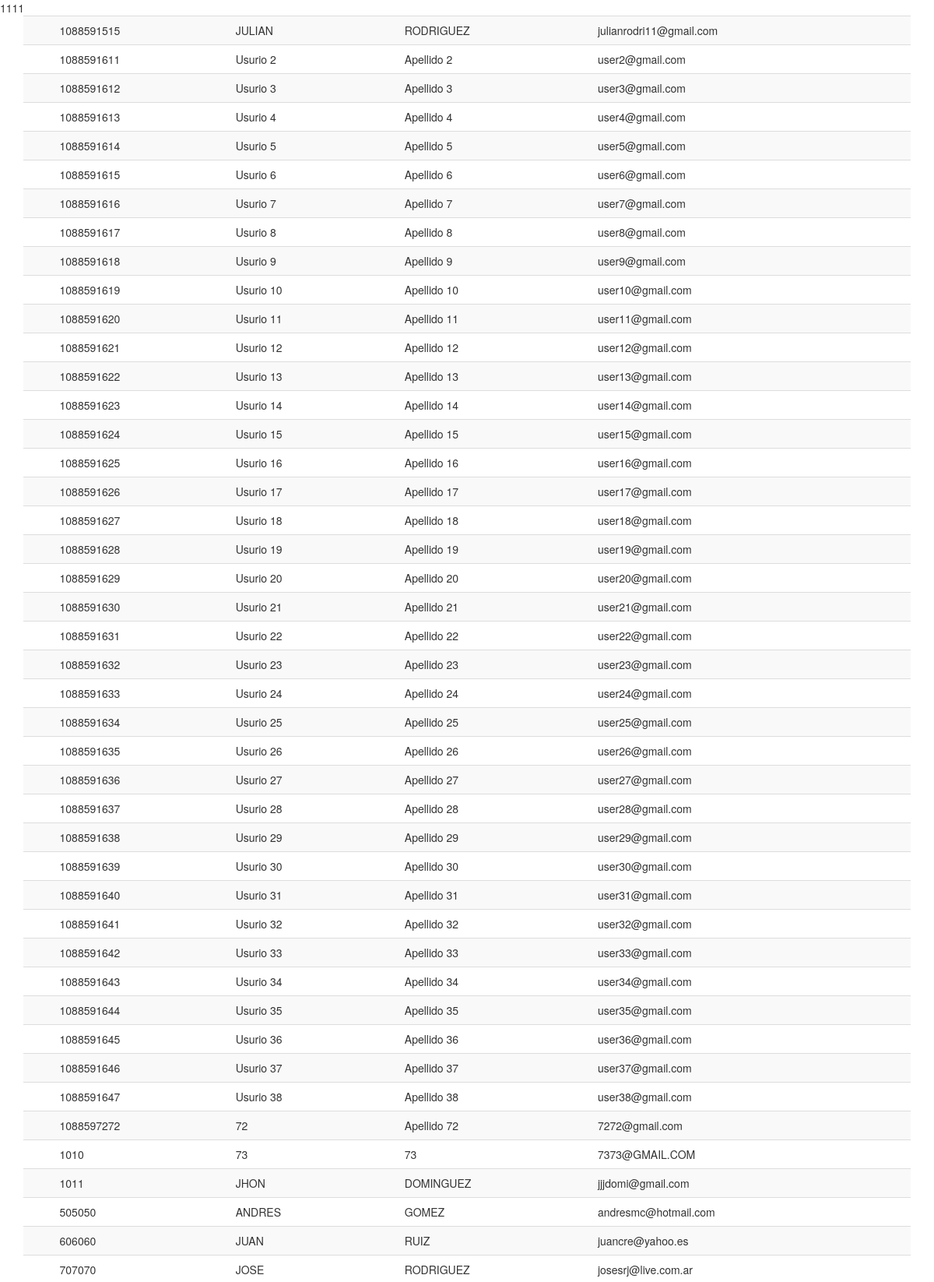
/agregar_estu_evaluacion.php?ideval=1111 (upper part), run on the app's committed database.
### tables this page shows
CREATE TABLE `usuario` (
  `idusuario` int(11) NOT NULL,
  `tipoidentificacion` varchar(45) DEFAULT NULL,
  `numero_ide` varchar(45) DEFAULT NULL,
  `primer_nombre` varchar(45) DEFAULT NULL,
  `segundo_nombre` varchar(45) DEFAULT NULL,
  `primer_apellido` varchar(45) DEFAULT NULL,
  `segundo_apellido` varchar(45) DEFAULT NULL,
  `correo` varchar(45) DEFAULT NULL,
  `telefono` varchar(45) DEFAULT NULL,
  `direccion` varchar(45) DEFAULT NULL,
  `fecha_nac` varchar(45) DEFAULT NULL,
  `fk_idtipo_usuario` int(11) NOT NULL
);

### agregar_estu_evaluacion.php (the view, shortened to what this page needs)
<!doctype html>
<html>
<head>
</head>
<?php include_once("inc/estilos.php");
?>
<body>
<?php
	$conexion = new Conexion();
	if(empty($_GET["ideval"]) or !isset($_GET["ideval"]))
	{
	echo "Debe ingresar un dato numerico";
	}else
	{
	echo $ide_evaluacion=$_GET["ideval"];
    $consulta=mysqli_query($conexion,"select * from usuario");
    ?>
    <div class="container">
	<div class="table-responsive">
	<table class="table table-striped">
	<?php
	while($filas=mysqli_fetch_array($consulta))
	{	echo"<tr onClick=adicionar_aevaluacion('".$filas['numero_ide']."') ><td></td>";
		echo "<td>".$cedula=$filas['numero_ide']."</td>    ";
		echo "<td>".$cedula=$filas['primer_nombre']."</td>    ";
		echo "<td>".$cedula=$filas['primer_apellido']."</td>    ";
		echo "<td>".$cedula=$filas['correo']."</td>  </tr>";
	}
	?>
    </table>
    </div>
    </div>
<?php 	} ?>
</body>
</html>

### data on the page
usuario: numero_ide "1088591515", primer_nombre "JULIAN", primer_apellido "RODRIGUEZ", correo "julianrodri11@gmail.com"
usuario: numero_ide "1088591611", primer_nombre "Usurio 2", primer_apellido "Apellido 2", correo "user2@gmail.com"
usuario: numero_ide "1088591612", primer_nombre "Usurio 3", primer_apellido "Apellido 3", correo "user3@gmail.com"
usuario: numero_ide "1088591613", primer_nombre "Usurio 4", primer_apellido "Apellido 4", correo "user4@gmail.com"
usuario: numero_ide "1088591614", primer_nombre "Usurio 5", primer_apellido "Apellido 5", correo "user5@gmail.com"
usuario: numero_ide "1088591615", primer_nombre "Usurio 6", primer_apellido "Apellido 6", correo "user6@gmail.com"
usuario: numero_ide "1088591616", primer_nombre "Usurio 7", primer_apellido "Apellido 7", correo "user7@gmail.com"
usuario: numero_ide "1088591617", primer_nombre "Usurio 8", primer_apellido "Apellido 8", correo "user8@gmail.com"
usuario: numero_ide "1088591618", primer_nombre "Usurio 9", primer_apellido "Apellido 9", correo "user9@gmail.com"
usuario: numero_ide "1088591619", primer_nombre "Usurio 10", primer_apellido "Apellido 10", correo "user10@gmail.com"
usuario: numero_ide "1088591620", primer_nombre "Usurio 11", primer_apellido "Apellido 11", correo "user11@gmail.com"
usuario: numero_ide "1088591621", primer_nombre "Usurio 12", primer_apellido "Apellido 12", correo "user12@gmail.com"
usuario: numero_ide "1088591622", primer_nombre "Usurio 13", primer_apellido "Apellido 13", correo "user13@gmail.com"
usuario: numero_ide "1088591623", primer_nombre "Usurio 14", primer_apellido "Apellido 14", correo "user14@gmail.com"
usuario: numero_ide "1088591624", primer_nombre "Usurio 15", primer_apellido "Apellido 15", correo "user15@gmail.com"
usuario: numero_ide "1088591625", primer_nombre "Usurio 16", primer_apellido "Apellido 16", correo "user16@gmail.com"
usuario: numero_ide "1088591626", primer_nombre "Usurio 17", primer_apellido "Apellido 17", correo "user17@gmail.com"
usuario: numero_ide "1088591627", primer_nombre "Usurio 18", primer_apellido "Apellido 18", correo "user18@gmail.com"
usuario: numero_ide "1088591628", primer_nombre "Usurio 19", primer_apellido "Apellido 19", correo "user19@gmail.com"
usuario: numero_ide "1088591629", primer_nombre "Usurio 20", primer_apellido "Apellido 20", correo "user20@gmail.com"
usuario: numero_ide "1088591630", primer_nombre "Usurio 21", primer_apellido "Apellido 21", correo "user21@gmail.com"
usuario: numero_ide "1088591631", primer_nombre "Usurio 22", primer_apellido "Apellido 22", correo "user22@gmail.com"
usuario: numero_ide "1088591632", primer_nombre "Usurio 23", primer_apellido "Apellido 23", correo "user23@gmail.com"
usuario: numero_ide "1088591633", primer_nombre "Usurio 24", primer_apellido "Apellido 24", correo "user24@gmail.com"
usuario: numero_ide "1088591634", primer_nombre "Usurio 25", primer_apellido "Apellido 25", correo "user25@gmail.com"
usuario: numero_ide "1088591635", primer_nombre "Usurio 26", primer_apellido "Apellido 26", correo "user26@gmail.com"
usuario: numero_ide "1088591636", primer_nombre "Usurio 27", primer_apellido "Apellido 27", correo "user27@gmail.com"
usuario: numero_ide "1088591637", primer_nombre "Usurio 28", primer_apellido "Apellido 28", correo "user28@gmail.com"
usuario: numero_ide "1088591638", primer_nombre "Usurio 29", primer_apellido "Apellido 29", correo "user29@gmail.com"
usuario: numero_ide "1088591639", primer_nombre "Usurio 30", primer_apellido "Apellido 30", correo "user30@gmail.com"
usuario: numero_ide "1088591640", primer_nombre "Usurio 31", primer_apellido "Apellido 31", correo "user31@gmail.com"
usuario: numero_ide "1088591641", primer_nombre "Usurio 32", primer_apellido "Apellido 32", correo "user32@gmail.com"
usuario: numero_ide "1088591642", primer_nombre "Usurio 33", primer_apellido "Apellido 33", correo "user33@gmail.com"
usuario: numero_ide "1088591643", primer_nombre "Usurio 34", primer_apellido "Apellido 34", correo "user34@gmail.com"
usuario: numero_ide "1088591644", primer_nombre "Usurio 35", primer_apellido "Apellido 35", correo "user35@gmail.com"
usuario: numero_ide "1088591645", primer_nombre "Usurio 36", primer_apellido "Apellido 36", correo "user36@gmail.com"
usuario: numero_ide "1088591646", primer_nombre "Usurio 37", primer_apellido "Apellido 37", correo "user37@gmail.com"
usuario: numero_ide "1088591647", primer_nombre "Usurio 38", primer_apellido "Apellido 38", correo "user38@gmail.com"
usuario: numero_ide "1088597272", primer_nombre "72", primer_apellido "Apellido 72", correo "7272@gmail.com"
usuario: numero_ide "1010", primer_nombre "73", primer_apellido "73", correo "7373@GMAIL.COM"
usuario: numero_ide "1011", primer_nombre "JHON", primer_apellido "DOMINGUEZ", correo "jjjdomi@gmail.com"
usuario: numero_ide "505050", primer_nombre "ANDRES", primer_apellido "GOMEZ", correo "andresmc@hotmail.com"
usuario: numero_ide "606060", primer_nombre "JUAN", primer_apellido "RUIZ", correo "juancre@yahoo.es"
usuario: numero_ide "707070", primer_nombre "JOSE", primer_apellido "RODRIGUEZ", correo "josesrj@live.com.ar"

### other printed values
$ide_evaluacion=$_GET["ideval"] "1111"
